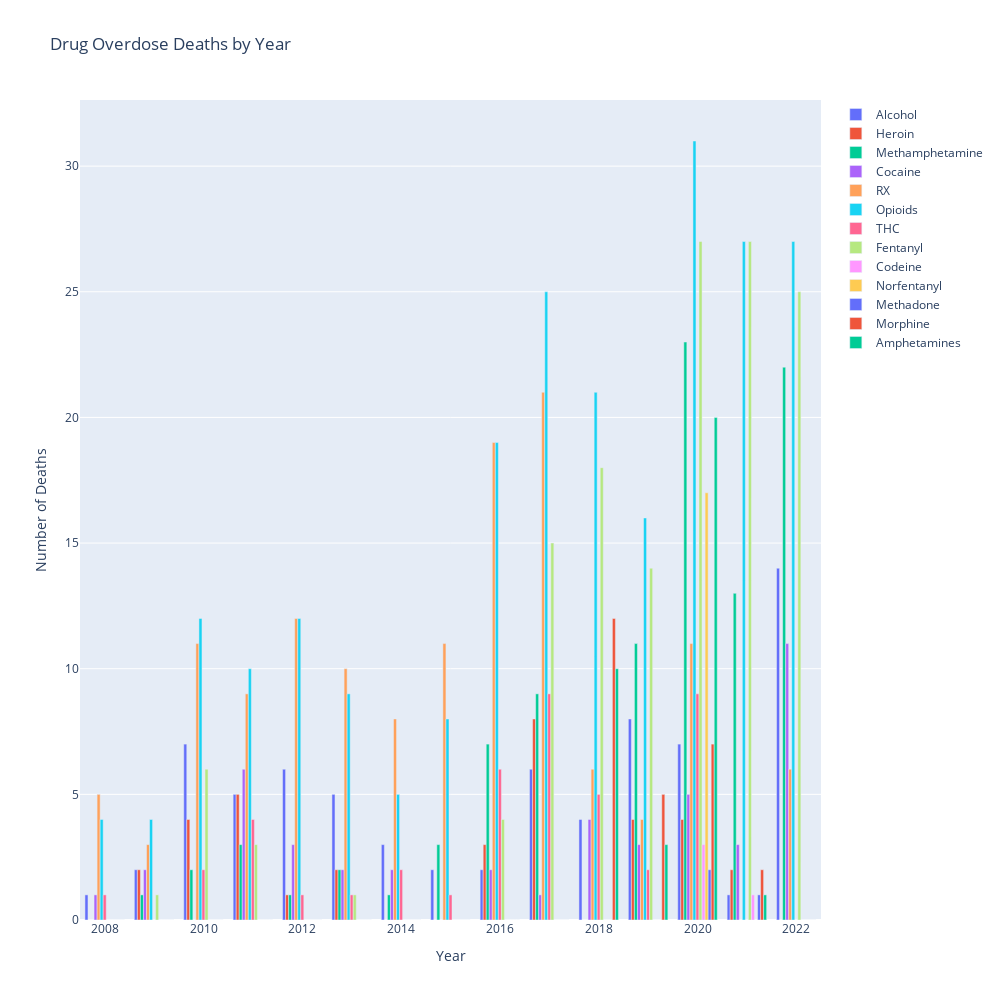

The notebook cell saved with this chart:
### Code cell
# Drug Trends Line Plot or Bar(x=year, y=#ofDeaths in Volved byt drug per year)

# Create traces for each drug
traces = []
for column in overdose_df_count_by_year.columns:
    trace = go.Bar(
        x=overdose_df_count_by_year.index,
        y=overdose_df_count_by_year[column],
        name=column
    )
    traces.append(trace)

# Create layout for the chart
layout = go.Layout(
    title='Drug Overdose Deaths by Year',
    xaxis=dict(title='Year'),
    yaxis=dict(title='Number of Deaths'),
    barmode='group',#This ensures bars are grouped by year
    height=1000,
    width=1000 
)

# Create the figure and plot
drug_appearences_by_year = go.Figure(data=traces, layout=layout)
drug_appearences_by_year.show()

### Figure 1 — Plotly figure (JSON) as saved in the notebook; plotly's stock layout.template omitted (floating-point values rounded to 4 significant figures)
{"data": [{"name": "Alcohol", "type": "bar", "x": [2008, 2009, 2010, 2011, 2012, 2013, 2014, 2015, 2016, 2017, 2018, 2019, 2020, 2021, 2022], "y": [1, 2, 7, 5, 6, 5, 3, 2, 2, 6, 4, 8, 7, 1, 14]}, {"name": "Heroin", "type": "bar", "x": [2008, 2009, 2010, 2011, 2012, 2013, 2014, 2015, 2016, 2017, 2018, 2019, 2020, 2021, 2022], "y": [0, 2, 4, 5, 1, 2, 0, 0, 3, 8, 0, 4, 4, 2, 0]}, {"name": "Methamphetamine", "type": "bar", "x": [2008, 2009, 2010, 2011, 2012, 2013, 2014, 2015, 2016, 2017, 2018, 2019, 2020, 2021, 2022], "y": [0, 1, 2, 3, 1, 2, 1, 3, 7, 9, 0, 11, 23, 13, 22]}, {"name": "Cocaine", "type": "bar", "x": [2008, 2009, 2010, 2011, 2012, 2013, 2014, 2015, 2016, 2017, 2018, 2019, 2020, 2021, 2022], "y": [1, 2, 0, 6, 3, 2, 2, 0, 2, 1, 4, 3, 5, 3, 11]}, {"name": "RX", "type": "bar", "x": [2008, 2009, 2010, 2011, 2012, 2013, 2014, 2015, 2016, 2017, 2018, 2019, 2020, 2021, 2022], "y": [5, 3, 11, 9, 12, 10, 8, 11, 19, 21, 6, 4, 11, 0, 6]}, {"name": "Opioids", "type": "bar", "x": [2008, 2009, 2010, 2011, 2012, 2013, 2014, 2015, 2016, 2017, 2018, 2019, 2020, 2021, 2022], "y": [4, 4, 12, 10, 12, 9, 5, 8, 19, 25, 21, 16, 31, 27, 27]}, {"name": "THC", "type": "bar", "x": [2008, 2009, 2010, 2011, 2012, 2013, 2014, 2015, 2016, 2017, 2018, 2019, 2020, 2021, 2022], "y": [1, 0, 2, 4, 1, 1, 2, 1, 6, 9, 5, 2, 9, 0, 0]}, {"name": "Fentanyl", "type": "bar", "x": [2008, 2009, 2010, 2011, 2012, 2013, 2014, 2015, 2016, 2017, 2018, 2019, 2020, 2021, 2022], "y": [0, 1, 6, 3, 0, 1, 0, 0, 4, 15, 18, 14, 27, 27, 25]}, {"name": "Codeine", "type": "bar", "x": [2008, 2009, 2010, 2011, 2012, 2013, 2014, 2015, 2016, 2017, 2018, 2019, 2020, 2021, 2022], "y": [0, 0, 0, 0, 0, 0, 0, 0, 0, 0, 0, 0, 3, 1, 0]}, {"name": "Norfentanyl", "type": "bar", "x": [2008, 2009, 2010, 2011, 2012, 2013, 2014, 2015, 2016, 2017, 2018, 2019, 2020, 2021, 2022], "y": [0, 0, 0, 0, 0, 0, 0, 0, 0, 0, 0, 0, 17, 0, 0]}, {"name": "Methadone", "type": "bar", "x": [2008, 2009, 2010, 2011, 2012, 2013, 2014, 2015, 2016, 2017, 2018, 2019, 2020, 2021, 2022], "y": [0, 0, 0, 0, 0, 0, 0, 0, 0, 0, 0, 0, 2, 1, 0]}, {"name": "Morphine", "type": "bar", "x": [2008, 2009, 2010, 2011, 2012, 2013, 2014, 2015, 2016, 2017, 2018, 2019, 2020, 2021, 2022], "y": [0, 0, 0, 0, 0, 0, 0, 0, 0, 0, 12, 5, 7, 2, 0]}, {"name": "Amphetamines", "type": "bar", "x": [2008, 2009, 2010, 2011, 2012, 2013, 2014, 2015, 2016, 2017, 2018, 2019, 2020, 2021, 2022], "y": [0, 0, 0, 0, 0, 0, 0, 0, 0, 0, 10, 3, 20, 1, 0]}], "layout": {"barmode": "group", "height": 1000, "title": {"text": "Drug Overdose Deaths by Year"}, "width": 1000, "xaxis": {"autorange": true, "range": [2008.0, 2022.0], "title": {"text": "Year"}, "type": "linear"}, "yaxis": {"autorange": true, "range": [0, 32.63], "title": {"text": "Number of Deaths"}, "type": "linear"}}}
